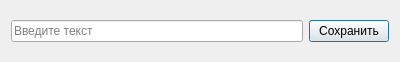
<?xml version="1.0" encoding="UTF-8"?>
<ui version="4.0">
 <class>QInputDialog</class>
 <widget class="QDialog" name="QInputDialog">
  <property name="geometry">
   <rect>
    <x>0</x>
    <y>0</y>
    <width>400</width>
    <height>62</height>
   </rect>
  </property>
  <property name="windowTitle">
   <string>Dialog</string>
  </property>
  <layout class="QHBoxLayout" name="horizontalLayout_2">
   <item>
    <widget class="QLineEdit" name="lineEdit">
     <property name="placeholderText">
      <string>Введите текст</string>
     </property>
    </widget>
   </item>
   <item>
    <widget class="QPushButton" name="pushButton">
     <property name="text">
      <string>Сохранить</string>
     </property>
    </widget>
   </item>
  </layout>
 </widget>
 <resources/>
 <connections/>
</ui>
